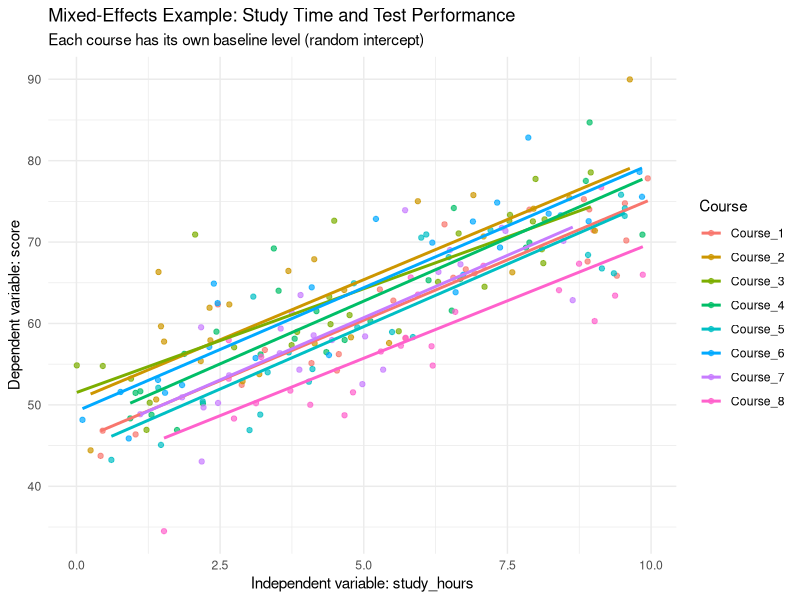

This figure's R source:
# Mixed-Effects Models in R: Mini Tutorial
# ------------------------------------------------------------
# Goal:
# A small example that clearly shows:
# - What is the dependent variable?
# - What is the independent variable?
# - What is the fixed intercept?
# - What is the random intercept?

set.seed(123)

# Load packages ------------------------------------------------
# lme4 estimates linear mixed-effects models.
if (!requireNamespace("lme4", quietly = TRUE)) {
  stop("Please install lme4 first: install.packages('lme4')")
}

# ggplot2 is optional and only needed for the plot.
has_ggplot2 <- requireNamespace("ggplot2", quietly = TRUE)


# 1. Simulate example data -------------------------------------

# Imagine the following setting:
# - Students belong to courses.
# - Each student has a study time in hours.
# - Test performance depends on study time.
# - Courses differ in their average baseline performance.

n_courses <- 8
students_per_course <- 25

course <- factor(rep(paste0("Course_", 1:n_courses), each = students_per_course))

# Independent variable:
# study_hours is the independent variable.
# It is used to explain why score changes.
study_hours <- runif(n_courses * students_per_course, min = 0, max = 10)

# Fixed intercept:
# This is the average expected value of score when study_hours = 0.
fixed_intercept <- 50

# Fixed effect:
# This is the average slope: one additional study hour increases
# score by 3 points on average.
fixed_slope_study_hours <- 3

# Random intercept:
# Each course receives its own deviation from the fixed intercept.
# Some courses start higher on average, while others start lower.
course_random_intercepts <- rnorm(n_courses, mean = 0, sd = 6)
names(course_random_intercepts) <- levels(course)

# Student-level random error.
student_error <- rnorm(n_courses * students_per_course, mean = 0, sd = 5)

# Dependent variable:
# score is the dependent variable, meaning the outcome we want to explain.
score <- fixed_intercept +
  fixed_slope_study_hours * study_hours +
  course_random_intercepts[course] +
  student_error

data <- data.frame(
  score = score,
  study_hours = study_hours,
  course = course
)

cat("\nFirst rows of the example data:\n")
print(head(data))


# 2. Simple model without a random intercept -------------------

# This model ignores that students are grouped within courses.
# It assumes that all courses have the same intercept.
model_lm <- lm(score ~ study_hours, data = data)

cat("\n\nSimple linear model without a random intercept:\n")
print(summary(model_lm))


# 3. Mixed-effects model with a random intercept ----------------

# Formula:
# score ~ study_hours + (1 | course)
#
# Meaning:
# - score: dependent variable
# - study_hours: independent variable
# - study_hours on the right-hand side: fixed effect
# - (1 | course): random intercept for each course

model_mixed <- lme4::lmer(score ~ study_hours + (1 | course), data = data)

cat("\n\nMixed-effects model with a random intercept:\n")
print(summary(model_mixed))


# 4. Show the most important model components ------------------

cat("\n\nFixed effects:\n")
fixed_effects <- lme4::fixef(model_mixed)
print(fixed_effects)

cat("\nInterpretation of the fixed intercept:\n")
cat("- The intercept is the average expected score when study_hours = 0.\n")

cat("\nInterpretation of the fixed effect for study_hours:\n")
cat("- The slope for study_hours shows how much score increases on average per additional study hour.\n")

cat("\n\nRandom intercepts by course:\n")
random_effects <- lme4::ranef(model_mixed)$course
print(random_effects)

cat("\nInterpretation of the random intercept:\n")
cat("- Positive values: the course is above the average intercept.\n")
cat("- Negative values: the course is below the average intercept.\n")


# 5. Prediction for one example student ------------------------

new_student <- data.frame(
  study_hours = 5,
  course = factor("Course_1", levels = levels(data$course))
)

predicted_score <- predict(model_mixed, newdata = new_student)

cat("\n\nExample prediction:\n")
cat("Expected score for a student in Course_1 with 5 study hours:\n")
print(predicted_score)


# 6. Optional visualization ------------------------------------

if (has_ggplot2) {
  library(ggplot2)

  plot <- ggplot(data, aes(x = study_hours, y = score, color = course)) +
    geom_point(alpha = 0.7) +
    geom_smooth(method = "lm", se = FALSE) +
    labs(
      title = "Mixed-Effects Example: Study Time and Test Performance",
      subtitle = "Each course has its own baseline level (random intercept)",
      x = "Independent variable: study_hours",
      y = "Dependent variable: score",
      color = "Course"
    ) +
    theme_minimal()

  print(plot)
} else {
  cat("\n\nNote: ggplot2 is not installed, so no plot is created.\n")
  cat("Optional installation: install.packages('ggplot2')\n")
}
